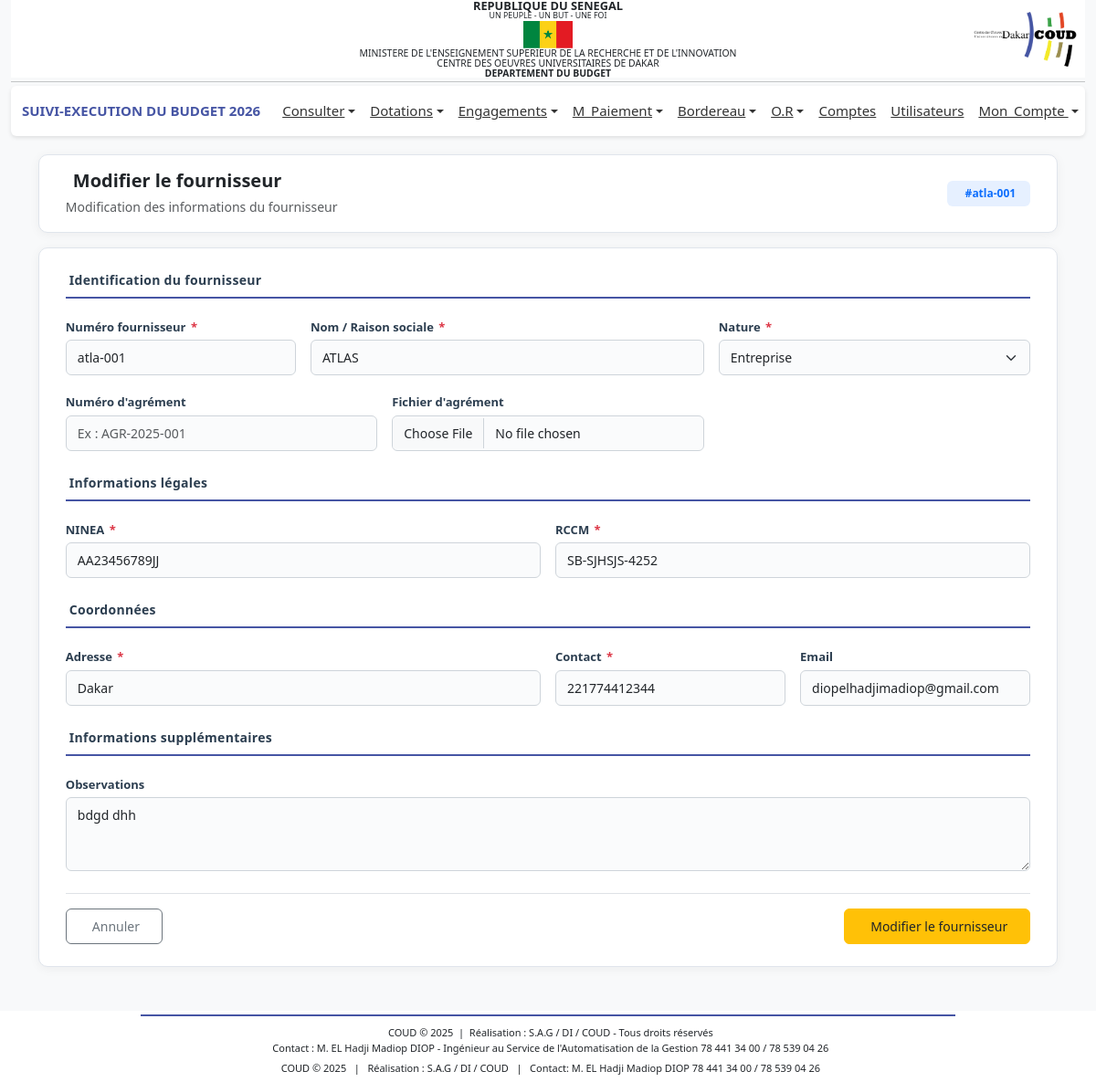
/profiles/fournisseurs/add_fourn.php?idFourn=5 (signed in), run on the app's committed database.
### tables this page shows
CREATE TABLE IF NOT EXISTS `bud_fournisseur` (
  `idFourn` int NOT NULL AUTO_INCREMENT,
  `numFourn` varchar(50) DEFAULT NULL,
  `adresse` varchar(100) DEFAULT NULL,
  `nom` varchar(100) DEFAULT NULL,
  `nature` varchar(100) DEFAULT NULL,
  `ninea` varchar(20) DEFAULT NULL,
  `rccm` varchar(50) DEFAULT NULL,
  `email` varchar(100) DEFAULT NULL,
  `observations` text,
  `dateSys` datetime DEFAULT CURRENT_TIMESTAMP,
  `contact` varchar(100) DEFAULT NULL,
  `numAgrement` varchar(100) DEFAULT NULL,
  `fichierAgrement` varchar(255) DEFAULT NULL,
  PRIMARY KEY (`idFourn`)
);

### includes/fonctions.php (called while the page is built, shortened)
<?php
function connexionBD()
{
    $connexion = mysqli_connect('localhost', 'root', '', 'budget_db_2024') or
        die('Serveur inaccessible. Merci de reessayer plus tard.');
    return $connexion;
}
$connexion = connexionBD();
function getFournisseurById($idFourn)
{
    global $connexion;
    $sql = 'SELECT * FROM bud_fournisseur WHERE idFourn = ?';
    $stmt = $connexion->prepare($sql);
    $stmt->bind_param('i', $idFourn);
    $stmt->execute();
    $result = $stmt->get_result();
    if ($result->num_rows > 0) {
        return $result->fetch_assoc();
    }
    return null;
}
?>

### profiles/fournisseurs/add_fourn.php (the view, shortened to what this page needs)
<?php
include '../../includes/fonctions.php';
$idFourn = $_GET['idFourn'] ?? null;
$fournisseur = null;
if ($idFourn) {
    $fournisseur = getFournisseurById($idFourn);
}
include '../../includes/header.php';
?>
<main class="container mt-3 mb-4">
    <div class="card card-simple mb-3">
        <div class="card-body py-3">
            <div class="d-flex justify-content-between align-items-center">
                <div>
                    <h5 class="fw-bold mb-1">
                        <?= $fournisseur ? 'Modifier le fournisseur' : 'Nouveau fournisseur' ?>
                    </h5>
                    <small class="text-muted">
                        <?= $fournisseur
                            ? 'Modification des informations du fournisseur'
                            : 'Enregistrement d\'un nouveau fournisseur'
                        ?>
                    </small>
                </div>
                <?php if ($fournisseur): ?>
                <span class="badge bg-primary bg-opacity-10 text-primary px-3 py-2">
                    #<?= htmlspecialchars($fournisseur['numFourn'] ?? '') ?>
                </span>
                <?php endif; ?>
            </div>
        </div>
    </div>
    <div class="card card-simple">
        <div class="card-body">
            <form action="traitement_fourn.php" method="POST" class="needs-validation" novalidate
                enctype="multipart/form-data">
                <div class="section-title">
                    Identification du fournisseur
                </div>
                <div class="row g-3">
                    <div class="col-md-3">
                        <label class="form-label fw-semibold">
                            Numéro fournisseur
                            <span class="required-star">*</span>
                        </label>
                        <input type="text" name="numFourn" class="form-control" required
                            value="<?= htmlspecialchars($fournisseur['numFourn'] ?? '') ?>" placeholder="Ex : F001">
                    </div>
                    <div class="col-md-5">
                        <label class="form-label fw-semibold">
                            Nom / Raison sociale
                            <span class="required-star">*</span>
                        </label>
                        <input type="text" name="nom" class="form-control" required
                            value="<?= htmlspecialchars($fournisseur['nom'] ?? '') ?>"
                            placeholder="Nom ou raison sociale">
                    </div>
                    <div class="col-md-4">
                        <label class="form-label fw-semibold">
                            Nature
                            <span class="required-star">*</span>
                        </label>
                        <select name="nature" class="form-select" required>
                            <option value="Entreprise"
                                <?= (($fournisseur['nature'] ?? '') === 'Entreprise') ? 'selected' : '' ?>>
                                Entreprise
                            </option>
                        </select>
                    </div>
                    <div class="col-md-4">
                        <label class="form-label fw-semibold">
                            Numéro d'agrément
                        </label>
                        <input type="text" name="numAgrement" class="form-control"
                            value="<?= htmlspecialchars($fournisseur['numAgrement'] ?? '') ?>"
                            placeholder="Ex : AGR-2025-001">
                    </div>
                    <div class="col-md-4">
                        <label class="form-label fw-semibold">
                            Fichier d'agrément
                        </label>
                        <input type="file" name="fichierAgrement" class="form-control" accept=".pdf,.jpg,.jpeg,.png">
                    </div>
                </div>
                <div class="section-title mt-4">
                    Informations légales
                </div>
                <div class="row g-3">
                    <div class="col-md-6">
                        <label class="form-label fw-semibold">
                            NINEA
                            <span class="required-star">*</span>
                        </label>
                        <input type="text" name="ninea" class="form-control" required
                            value="<?= htmlspecialchars($fournisseur['ninea'] ?? '') ?>"
                            placeholder="Numéro NINEA (ex: 1234567890123)">
                    </div>
                    <div class="col-md-6">
                        <label class="form-label fw-semibold">
                            RCCM
                            <span class="required-star">*</span>
                        </label>
                        <input type="text" name="rccm" class="form-control" required
                            value="<?= htmlspecialchars($fournisseur['rccm'] ?? '') ?>"
                            placeholder="Numéro du registre de commerce (ex: SN-DKR-2025-12345)">
                    </div>
                </div>
                <div class="section-title mt-4">
                    Coordonnées
                </div>
                <div class="row g-3">
                    <div class="col-md-6">
                        <label class="form-label fw-semibold">
                            Adresse
                            <span class="required-star">*</span>
                        </label>
                        <input type="text" name="adresse" class="form-control" required
                            value="<?= htmlspecialchars($fournisseur['adresse'] ?? '') ?>"
                            placeholder="Adresse complète du fournisseur">
                    </div>
                    <div class="col-md-3">
                        <label class="form-label fw-semibold">
                            Contact
                            <span class="required-star">*</span>
                        </label>
                        <input type="text" name="contact" class="form-control" required
                            value="<?= htmlspecialchars($fournisseur['contact'] ?? '') ?>" placeholder="Téléphone">
                    </div>
                    <div class="col-md-3">
                        <label class="form-label fw-semibold">
                            Email
                        </label>
                        <input type="email" name="email" class="form-control"
                            value="<?= htmlspecialchars($fournisseur['email'] ?? '') ?>"
                            placeholder="exemple@email.com">
                    </div>
                </div>
                <div class="section-title mt-4">
                    Informations supplémentaires
                </div>
                <div class="row g-3">
                    <div class="col-md-12">
                        <label class="form-label fw-semibold">
                            Observations
                        </label>
                        <textarea name="observations" class="form-control" rows="3"
                            placeholder="Informations ou remarques complémentaires..."><?= htmlspecialchars($fournisseur['observations'] ?? '') ?></textarea>
                    </div>
                </div>
                <div class="d-flex justify-content-between align-items-center mt-4 pt-3 border-top">
                    <a href="javascript:history.back()" class="btn btn-outline-secondary">
                        Annuler
                    </a>
                    <button type="submit" class="btn <?= $fournisseur ? 'btn-warning' : 'btn-success' ?>">
                        <?= $fournisseur ? 'Modifier le fournisseur' : 'Enregistrer le fournisseur' ?>
                    </button>
                </div>
            </form>
        </div>
    </div>
</main>
<?php include '../../includes/footer.php'; ?>

### includes/header.php (style rules this page uses)
body { font-family: 'Segoe UI', Tahoma, sans-serif; background-color: #f8f9fa; margin: 0; display: flex; flex-direction: column; min-height: 100vh; }
main { flex: 1; }

### profiles/fournisseurs/add_fourn.php (style rules this page uses)
.card-simple { border: 1px solid #e0e5ec; border-radius: 10px; box-shadow: 0 2px 12px rgba(0, 0, 0, 0.05); background: #ffffff; }
.card-simple .card-body { padding: 1.5rem 1.8rem; }
.section-title { font-size: 14px; font-weight: 600; color: #2c3e50; border-bottom: 2px solid #4655a4; padding-bottom: 8px; margin-bottom: 18px; letter-spacing: 0.3px; }
.form-label { font-size: 13px; font-weight: 500; margin-bottom: 4px; color: #2c3e50; }
.form-control, .form-select { font-size: 14px; border: 1.5px solid #ced4da; border-radius: 6px; padding: 8px 12px; transition: border-color 0.2s ease-in-out, box-shadow 0.2s ease-in-out; background-color: #fafbfc; }
.btn { font-size: 14px; font-weight: 500; padding: 8px 24px; border-radius: 6px; transition: all 0.2s ease; }
.btn-warning { background-color: #ffc107; border-color: #ffc107; color: #212529; }
.btn-outline-secondary { border-color: #6c757d; color: #6c757d; }
textarea.form-control { resize: vertical; min-height: 80px; }
.required-star { color: #dc3545; font-weight: 700; margin-left: 2px; }

### data on the page
bud_fournisseur: numFourn "atla-001", nom "ATLAS", nature "Entreprise", ninea "AA23456789JJ", rccm "SB-SJHSJS-4252", adresse "Dakar", contact "221774412344", email "diopelhadjimadiop@gmail.com", observations "bdgd dhh"

### other printed values
$_SESSION['an'] "2026"
